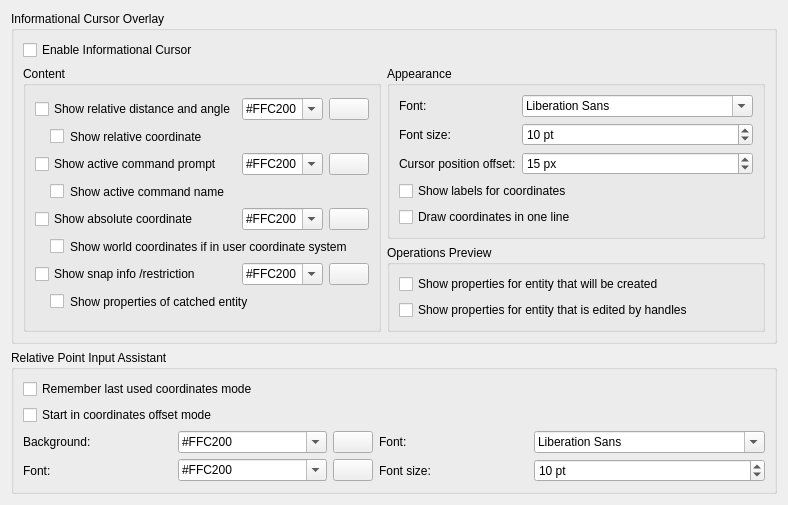
     <widget class="QWidget" name="tabInfoCursor">
      <attribute name="title">
       <string>Info Cursor</string>
      </attribute>
      <layout class="QGridLayout" name="gridLayout_33">
       <item row="3" column="0">
        <spacer name="verticalSpacer_8">
         <property name="orientation">
          <enum>Qt::Orientation::Vertical</enum>
         </property>
         <property name="sizeHint" stdset="0">
          <size>
           <width>0</width>
           <height>0</height>
          </size>
         </property>
        </spacer>
       </item>
       <item row="1" column="0" rowspan="2" colspan="2">
        <widget class="QGroupBox" name="groupBox_35">
         <property name="title">
          <string>Relative Point Input Assistant</string>
         </property>
         <layout class="QGridLayout" name="gridLayout_58">
          <item row="4" column="0">
           <widget class="QLabel" name="label_64">
            <property name="text">
             <string>Font:</string>
            </property>
           </widget>
          </item>
          <item row="3" column="1">
           <widget class="QComboBox" name="cbColorRelativePositionAssistantBackground">
            <property name="toolTip">
             <string>Color for relative point input assistant popup background</string>
            </property>
            <property name="accessibleDescription">
             <string notr="true"/>
            </property>
            <property name="editable">
             <bool>true</bool>
            </property>
            <item>
             <property name="text">
              <string notr="true">#FFC200</string>
             </property>
            </item>
            <item>
             <property name="text">
              <string>#1E90FF</string>
             </property>
            </item>
           </widget>
          </item>
          <item row="4" column="4">
           <widget class="QSpinBox" name="sbRelativePositionAssistantFontSize">
            <property name="toolTip">
             <string>Font size for relative point input assistant, in points</string>
            </property>
            <property name="suffix">
             <string> pt</string>
            </property>
            <property name="minimum">
             <number>5</number>
            </property>
            <property name="maximum">
             <number>30</number>
            </property>
            <property name="value">
             <number>10</number>
            </property>
           </widget>
          </item>
          <item row="1" column="0" colspan="5">
           <widget class="QCheckBox" name="cbRelativePositionAssistantRememberMode">
            <property name="toolTip">
             <string>&lt;p&gt;If checked, used coordinates entering mode will be saved and on next invocation the assistant will prompt entering coordinates in that mode. &lt;/p&gt;&lt;p&gt;Otherwise, explicitly specified mode will be used on next invocation.&lt;/p&gt;</string>
            </property>
            <property name="text">
             <string>Remember last used coordinates mode</string>
            </property>
           </widget>
          </item>
          <item row="4" column="1">
           <widget class="QComboBox" name="cbColorRelativePositionAssistantText">
            <property name="toolTip">
             <string>Color for relative point input assistant font</string>
            </property>
            <property name="accessibleDescription">
             <string notr="true"/>
            </property>
            <property name="editable">
             <bool>true</bool>
            </property>
            <item>
             <property name="text">
              <string notr="true">#FFC200</string>
             </property>
            </item>
            <item>
             <property name="text">
              <string>#1E90FF</string>
             </property>
            </item>
           </widget>
          </item>
          <item row="3" column="2">
           <widget class="QPushButton" name="pbRelativePositionAssistantBackgroundColor">
            <property name="sizePolicy">
             <sizepolicy hsizetype="Maximum" vsizetype="Fixed">
              <horstretch>0</horstretch>
              <verstretch>0</verstretch>
             </sizepolicy>
            </property>
            <property name="toolTip">
             <string>Click to select color</string>
            </property>
            <property name="text">
             <string/>
            </property>
            <property name="icon">
             <iconset resource="../../../../../res/controls/controls.qrc">
              <normaloff>:/controls/colorxx.png</normaloff>:/controls/colorxx.png</iconset>
            </property>
           </widget>
          </item>
          <item row="4" column="2">
           <widget class="QPushButton" name="pbRelativePositionAssistantFontColor">
            <property name="sizePolicy">
             <sizepolicy hsizetype="Maximum" vsizetype="Fixed">
              <horstretch>0</horstretch>
              <verstretch>0</verstretch>
             </sizepolicy>
            </property>
            <property name="toolTip">
             <string>Click to select color</string>
            </property>
            <property name="text">
             <string/>
            </property>
            <property name="icon">
             <iconset resource="../../../../../res/controls/controls.qrc">
              <normaloff>:/controls/colorxx.png</normaloff>:/controls/colorxx.png</iconset>
            </property>
           </widget>
          </item>
          <item row="4" column="3">
           <widget class="QLabel" name="label_62">
            <property name="text">
             <string>Font size:</string>
            </property>
           </widget>
          </item>
          <item row="3" column="4">
           <widget class="QFontComboBox" name="fcbRelativePositionAssistant">
            <property name="toolTip">
             <string>Font used by relative point input assistant popup</string>
            </property>
           </widget>
          </item>
          <item row="2" column="0" colspan="5">
           <widget class="QCheckBox" name="cbRelativePositionAssistantStartInOffsetMode">
            <property name="toolTip">
             <string>&lt;p&gt;If selected, on invocation the assistant will be in relative coordinates (offset) mode. &lt;br/&gt;Otherwise, it will prompt to enter absolute coordinates.&lt;/p&gt;</string>
            </property>
            <property name="text">
             <string>Start in coordinates offset mode</string>
            </property>
           </widget>
          </item>
          <item row="3" column="0">
           <widget class="QLabel" name="label_63">
            <property name="text">
             <string>Background:</string>
            </property>
           </widget>
          </item>
          <item row="3" column="3">
           <widget class="QLabel" name="label_61">
            <property name="text">
             <string>Font:</string>
            </property>
           </widget>
          </item>
         </layout>
        </widget>
       </item>
       <item row="0" column="0" colspan="2">
        <widget class="QGroupBox" name="groupBox_15">
         <property name="title">
          <string>Informational Cursor Overlay </string>
         </property>
         <layout class="QGridLayout" name="gridLayout_30">
          <item row="2" column="1">
           <widget class="QGroupBox" name="groupBox_18">
            <property name="title">
             <string>Operations Preview</string>
            </property>
            <layout class="QGridLayout" name="gridLayout_34">
             <item row="0" column="0">
              <widget class="QCheckBox" name="cbInfoOverlayPreviewCreatingEntity">
               <property name="text">
                <string>Show properties for entity that will be created</string>
               </property>
              </widget>
             </item>
             <item row="1" column="0">
              <widget class="QCheckBox" name="cbInfoOverlayPreviewEditingEntity">
               <property name="text">
                <string>Show properties for entity that is edited by handles</string>
               </property>
              </widget>
             </item>
            </layout>
           </widget>
          </item>
          <item row="1" column="0" rowspan="2">
           <widget class="QGroupBox" name="groupBox_17">
            <property name="title">
             <string>Content</string>
            </property>
            <layout class="QGridLayout" name="gridLayout_32">
             <item row="1" column="0" colspan="3">
              <widget class="QCheckBox" name="cbInfoOverlayRelativeDeltas">
               <property name="toolTip">
                <string>If checked, show relative coordinate</string>
               </property>
               <property name="styleSheet">
                <string notr="true">margin-left:15px</string>
               </property>
               <property name="text">
                <string>Show relative coordinate</string>
               </property>
              </widget>
             </item>
             <item row="4" column="0">
              <widget class="QCheckBox" name="cbInfoOverlayAbsolutePosition">
               <property name="toolTip">
                <string>If checked, absolute position of snap point will be shown.</string>
               </property>
               <property name="text">
                <string>Show absolute coordinate</string>
               </property>
              </widget>
             </item>
             <item row="0" column="0">
              <widget class="QCheckBox" name="cbInfoOverlayRelative">
               <property name="toolTip">
                <string>If checked, relative distance and angle from relative zero point to snap point will be shown.</string>
               </property>
               <property name="text">
                <string>Show relative distance and angle</string>
               </property>
              </widget>
             </item>
             <item row="0" column="2">
              <widget class="QPushButton" name="pbInfoOverlayRelativeColor">
               <property name="sizePolicy">
                <sizepolicy hsizetype="Maximum" vsizetype="Fixed">
                 <horstretch>0</horstretch>
                 <verstretch>0</verstretch>
                </sizepolicy>
               </property>
               <property name="toolTip">
                <string>Click to select color</string>
               </property>
               <property name="text">
                <string/>
               </property>
               <property name="icon">
                <iconset resource="../../../../../res/controls/controls.qrc">
                 <normaloff>:/controls/colorxx.png</normaloff>:/controls/colorxx.png</iconset>
               </property>
              </widget>
             </item>
             <item row="2" column="2">
              <widget class="QPushButton" name="pbInfoOverlayCommandPromptColor">
               <property name="sizePolicy">
                <sizepolicy hsizetype="Maximum" vsizetype="Fixed">
                 <horstretch>0</horstretch>
                 <verstretch>0</verstretch>
                </sizepolicy>
               </property>
               <property name="toolTip">
                <string>Click to select color</string>
               </property>
               <property name="text">
                <string/>
               </property>
               <property name="icon">
                <iconset resource="../../../../../res/controls/controls.qrc">
                 <normaloff>:/controls/colorxx.png</normaloff>:/controls/colorxx.png</iconset>
               </property>
              </widget>
             </item>
             <item row="2" column="0">
              <widget class="QCheckBox" name="cbInfoOverlayCommandPrompt">
               <property name="toolTip">
                <string>If checked, the prompt of the active command will be shown.</string>
               </property>
               <property name="text">
                <string>Show active command prompt</string>
               </property>
              </widget>
             </item>
             <item row="6" column="0">
              <widget class="QCheckBox" name="cbInfoOverlaySnap">
               <property name="toolTip">
                <string>If checked, information about the type of snap and restrictions will be shown for snap point (if any)</string>
               </property>
               <property name="text">
                <string>Show snap info /restriction</string>
               </property>
              </widget>
             </item>
             <item row="4" column="2">
              <widget class="QPushButton" name="pbcbInfoOverlayAbsolutePositionColor">
               <property name="sizePolicy">
                <sizepolicy hsizetype="Maximum" vsizetype="Fixed">
                 <horstretch>0</horstretch>
                 <verstretch>0</verstretch>
                </sizepolicy>
               </property>
               <property name="toolTip">
                <string>Click to select color</string>
               </property>
               <property name="text">
                <string/>
               </property>
               <property name="icon">
                <iconset resource="../../../../../res/controls/controls.qrc">
                 <normaloff>:/controls/colorxx.png</normaloff>:/controls/colorxx.png</iconset>
               </property>
              </widget>
             </item>
             <item row="4" column="1">
              <widget class="QComboBox" name="cbInfoOverlayAbsolutePositionColor">
               <property name="toolTip">
                <string>Color for absolute snap coordinates.</string>
               </property>
               <property name="accessibleDescription">
                <string notr="true"/>
               </property>
               <property name="editable">
                <bool>true</bool>
               </property>
               <item>
                <property name="text">
                 <string notr="true">#FFC200</string>
                </property>
               </item>
               <item>
                <property name="text">
                 <string>#1E90FF</string>
                </property>
               </item>
              </widget>
             </item>
             <item row="6" column="1">
              <widget class="QComboBox" name="cbInfoOverlaySnapColor">
               <property name="toolTip">
                <string>Color for snap type/restriction</string>
               </property>
               <property name="accessibleDescription">
                <string notr="true"/>
               </property>
               <property name="editable">
                <bool>true</bool>
               </property>
               <item>
                <property name="text">
                 <string notr="true">#FFC200</string>
                </property>
               </item>
               <item>
                <property name="text">
                 <string>#1E90FF</string>
                </property>
               </item>
              </widget>
             </item>
             <item row="6" column="2">
              <widget class="QPushButton" name="pbInfoOverlaySnapColor">
               <property name="sizePolicy">
                <sizepolicy hsizetype="Maximum" vsizetype="Fixed">
                 <horstretch>0</horstretch>
                 <verstretch>0</verstretch>
                </sizepolicy>
               </property>
               <property name="toolTip">
                <string>Click to select color</string>
               </property>
               <property name="text">
                <string/>
               </property>
               <property name="icon">
                <iconset resource="../../../../../res/controls/controls.qrc">
                 <normaloff>:/controls/colorxx.png</normaloff>:/controls/colorxx.png</iconset>
               </property>
              </widget>
             </item>
             <item row="0" column="1">
              <widget class="QComboBox" name="cbInfoOverlayRelativeColor">
               <property name="toolTip">
                <string>Color for relative distance and angle</string>
               </property>
               <property name="accessibleDescription">
                <string notr="true"/>
               </property>
               <property name="editable">
                <bool>true</bool>
               </property>
               <item>
                <property name="text">
                 <string notr="true">#FFC200</string>
                </property>
               </item>
               <item>
                <property name="text">
                 <string>#1E90FF</string>
                </property>
               </item>
              </widget>
             </item>
             <item row="2" column="1">
              <widget class="QComboBox" name="cbInfoOverlayCommandPromptColor">
               <property name="toolTip">
                <string>Color for the command prompt</string>
               </property>
               <property name="accessibleDescription">
                <string notr="true"/>
               </property>
               <property name="editable">
                <bool>true</bool>
               </property>
               <item>
                <property name="text">
                 <string notr="true">#FFC200</string>
                </property>
               </item>
               <item>
                <property name="text">
                 <string>#1E90FF</string>
                </property>
               </item>
              </widget>
             </item>
             <item row="5" column="0" colspan="3">
              <widget class="QCheckBox" name="cbShowWorldCoordinates">
               <property name="toolTip">
                <string>If set and user coordinate system is active, absolute coodinate in world coordinate system will be also shown.</string>
               </property>
               <property name="styleSheet">
                <string notr="true">margin-left:15px</string>
               </property>
               <property name="text">
                <string>Show world coordinates if in user coordinate system</string>
               </property>
              </widget>
             </item>
             <item row="3" column="0" colspan="3">
              <widget class="QCheckBox" name="cbInfoOverlayCommandName">
               <property name="toolTip">
                <string>If checked, name of active command will be shown before command prompt</string>
               </property>
               <property name="styleSheet">
                <string notr="true">margin-left:15px</string>
               </property>
               <property name="text">
                <string>Show active command name</string>
               </property>
              </widget>
             </item>
             <item row="7" column="0" colspan="3">
              <widget class="QCheckBox" name="cbInfoOverlaySnapEntityInfo">
               <property name="toolTip">
                <string>If checked, short overview properties of the entity's that is catched for selection will be shown. </string>
               </property>
               <property name="styleSheet">
                <string notr="true">margin-left:15px</string>
               </property>
               <property name="text">
                <string>Show properties of catched entity</string>
               </property>
              </widget>
             </item>
            </layout>
           </widget>
          </item>
          <item row="0" column="0" colspan="2">
           <widget class="QCheckBox" name="cbInfoOverlayEnable">
            <property name="toolTip">
             <string>If checked, informational cursor will be enabled and shown where applicable.</string>
            </property>
            <property name="text">
             <string>Enable Informational Cursor</string>
            </property>
           </widget>
          </item>
          <item row="1" column="1">
           <widget class="QGroupBox" name="groupBox_16">
            <property name="title">
             <string>Appearance</string>
            </property>
            <layout class="QGridLayout" name="gridLayout_31">
             <item row="2" column="1">
              <widget class="QFontComboBox" name="fcbInfoOverlayFont">
               <property name="toolTip">
                <string>Font that should be used for drawing elements of informational cursor.</string>
               </property>
              </widget>
             </item>
             <item row="6" column="0" colspan="2">
              <widget class="QCheckBox" name="cbInfoOverlayInOneLine">
               <property name="toolTip">
                <string>If checked, components of coordinate will be drawn in one line. Otherwise, each component will be on own line. </string>
               </property>
               <property name="text">
                <string>Draw coordinates in one line</string>
               </property>
              </widget>
             </item>
             <item row="2" column="0">
              <widget class="QLabel" name="label_21">
               <property name="text">
                <string>Font:</string>
               </property>
              </widget>
             </item>
             <item row="5" column="0" colspan="2">
              <widget class="QCheckBox" name="cbInfoOverlayShowLabels">
               <property name="toolTip">
                <string>If checked, labels for coordinate components will be shown. Otherwise, standard form of coordinates will be displayed.</string>
               </property>
               <property name="text">
                <string>Show labels for coordinates</string>
               </property>
              </widget>
             </item>
             <item row="3" column="1">
              <widget class="QSpinBox" name="sbInfoOverlayFontSize">
               <property name="toolTip">
                <string>Font size, in points</string>
               </property>
               <property name="suffix">
                <string> pt</string>
               </property>
               <property name="minimum">
                <number>5</number>
               </property>
               <property name="maximum">
                <number>30</number>
               </property>
               <property name="value">
                <number>10</number>
               </property>
              </widget>
             </item>
             <item row="3" column="0">
              <widget class="QLabel" name="label_19">
               <property name="text">
                <string>Font size:</string>
               </property>
              </widget>
             </item>
             <item row="4" column="1">
              <widget class="QSpinBox" name="sbInfoOverlayOffset">
               <property name="toolTip">
                <string>Offset of labels from the cursor point.</string>
               </property>
               <property name="suffix">
                <string> px</string>
               </property>
               <property name="minimum">
                <number>2</number>
               </property>
               <property name="maximum">
                <number>30</number>
               </property>
               <property name="value">
                <number>15</number>
               </property>
              </widget>
             </item>
             <item row="4" column="0">
              <widget class="QLabel" name="label_20">
               <property name="text">
                <string>Cursor position offset:</string>
               </property>
              </widget>
             </item>
            </layout>
           </widget>
          </item>
         </layout>
        </widget>
       </item>
      </layout>
     </widget>
